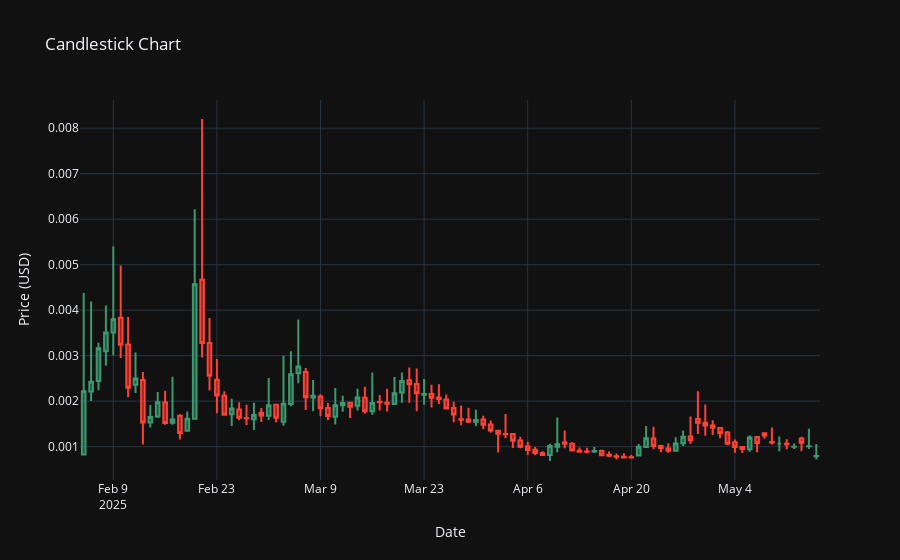

The notebook cell saved with this chart:
### Code cell
import plotly.graph_objects as go

fig = go.Figure(data=[
    go.Candlestick(
        x=df.index,
        open=df['open'],
        high=df['high'],
        low=df['low'],
        close=df['close']
    )
])

fig.update_layout(
    title="Candlestick Chart",
    xaxis_title="Date",
    yaxis_title="Price (USD)",
    xaxis_rangeslider_visible=False,
    template="plotly_dark"
)

fig.show()
